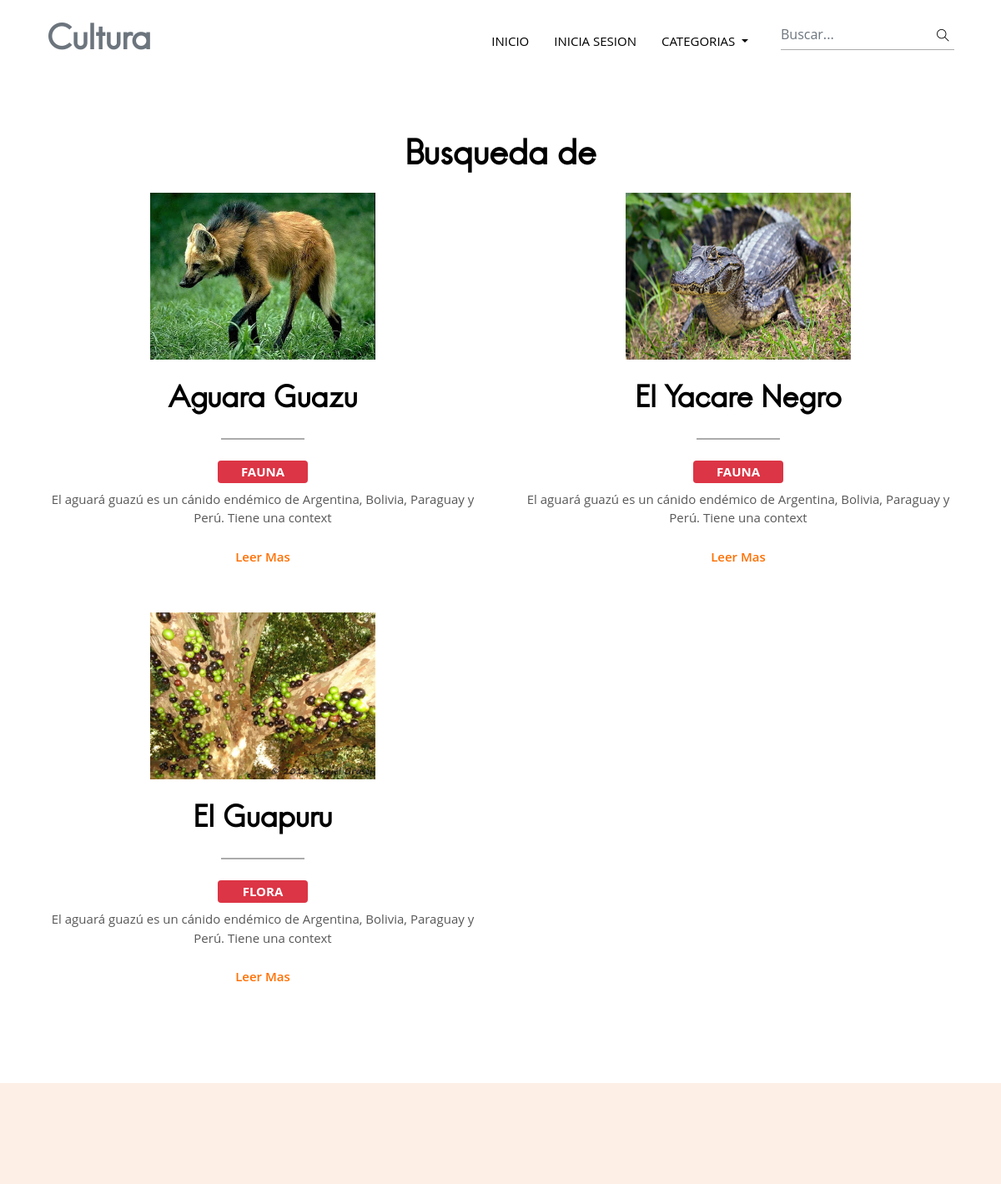
The page /buscar.php on the database its author committed.
### tables this page shows
CREATE TABLE `noticias` (
  `id` int(10) NOT NULL,
  `categoria_id` int(10) NOT NULL,
  `usuario_id` int(10) NOT NULL,
  `titulo` varchar(200) NOT NULL,
  `contenido` text NOT NULL,
  `imagen` varchar(100) NOT NULL,
  `fecha` date NOT NULL
);

CREATE TABLE `categorias` (
  `id` int(10) NOT NULL,
  `categoria` varchar(20) NOT NULL
);

### funciones/funciones.php (called while the page is built, shortened)
<?php
function busqueda($db,$busqueda){
	$sql="SELECT  n.*,c.categoria FROM noticias n "
	."INNER JOIN categorias c ON n.categoria_id=c.id ";
	$sql .= "WHERE n.titulo LIKE '%$busqueda%' ";
	$noticias=$db->query($sql);
	$resultado=array();
	if ($noticias && mysqli_num_rows($noticias)>=1) {
		$resultado=$noticias;
	}
	return $resultado;
 }
 ?>

### buscar.php (the view)
<?php require_once 'includes/menu.php';  ?>
<?php require_once 'funciones/funciones.php';?>
<?php $busqueda_actual=busqueda($conexion,$_POST['busqueda']);?>
<section class="section">
  <div class="container">
      <h2 class="mb-4 text-center">Busqueda de <?=$_POST['busqueda']?> </h2>
    <div class="row masonry-container">
       <?php if (!empty($busqueda_actual)): ?>
      <?php while ($buscar = mysqli_fetch_array($busqueda_actual)) :?>
      <div class="col-lg-6 col-sm-6 mb-5">
        <article class="text-center">
          <img class="imagen img-fluid mb-4 w-50 " src="imagenes/<?=$buscar['imagen']?>" alt="post-thumb">
          <h4 class="title-border"><a class="text-dark" href="ver_noticia.php?id=<?=$buscar['id']?>"><?=$buscar['titulo']?></a></h4>
          <span class="insignia badge badge-danger text-uppercase mb-2 "><?=$buscar['categoria']?></span>
          <p class="text-center"><?=substr($buscar['contenido'],0,100)?></p>
        <a  href="ver_noticia.php?id=<?=$buscar['id']?>" class="btn btn-transparent">Leer Mas</a>
        </article>
      </div>
     <?php
      endwhile;
      else : ?>
    </div>
   <div class="alert alert-danger text-center">No Existe Busqueda Relacionada</div>
  </div>
 <?php endif ?>
</section>
<?php require_once 'includes/footer.php';  ?>
</body>
</html>

### css/style.css (style rules this page uses)
body { line-height: 1.5; font-family: "Open Sans", sans-serif; -webkit-font-smoothing: antialiased; font-size: 15px; color: #585757; }
p, .paragraph { font-weight: 400; font-size: 15px; line-height: 1.5; font-family: "Open Sans", sans-serif; }
.insignia { padding: 6px; width: 20%; font-size: 15px; }
h1, h2, h3, h4, h5, h6 { color: #000000; font-family: "hanskendrick"; font-weight: 600; line-height: 1.2; }
h2, .h2 { font-size: 40px; }
h4, .h4 { font-size: 30px; }
.btn { font-size: 15px; font-family: "Open Sans", sans-serif; text-transform: capitalize; padding: 8px 20px; border-radius: 0; font-weight: 600; border: 1px solid; position: relative; z-index: 1; transition: .2s ease; }
.btn-transparent { color: #ff6f00; border: 0; }
body { background-color: #fff; overflow-x: hidden; }
img { vertical-align: middle; border: 0; }
.imagen { width: 280px; height: 200px; }
a, a:hover, a:focus { text-decoration: none; }
a, button, select { cursor: pointer; transition: .2s ease; }
.enlace:hover, a { color: white; }
.section { padding-top: 60px; padding-bottom: 60px; }
.text-dark { color: #000000 !important; }
.title-border { position: relative; margin-bottom: 25px; padding-bottom: 30px; font-size: 35px; }
.title-border::before { position: absolute; content: ""; height: 2px; width: 100px; left: 50%; -webkit-transform: translateX(-50%); transform: translateX(-50%); bottom: 0px; background: #ababab; }

### rows shown on the page
noticias: imagen (picture), titulo "Aguara Guazu", categoria.categoria "FAUNA", contenido "El aguará guazú es un cánido endémico de Argentina, Bolivia, Paraguay y Perú. Tiene una context"
noticias: imagen (picture), titulo "El Yacare Negro", categoria.categoria "FAUNA", contenido "El aguará guazú es un cánido endémico de Argentina, Bolivia, Paraguay y Perú. Tiene una context"
noticias: imagen (picture), titulo "El Guapuru", categoria.categoria "FLORA", contenido "El aguará guazú es un cánido endémico de Argentina, Bolivia, Paraguay y Perú. Tiene una context"
